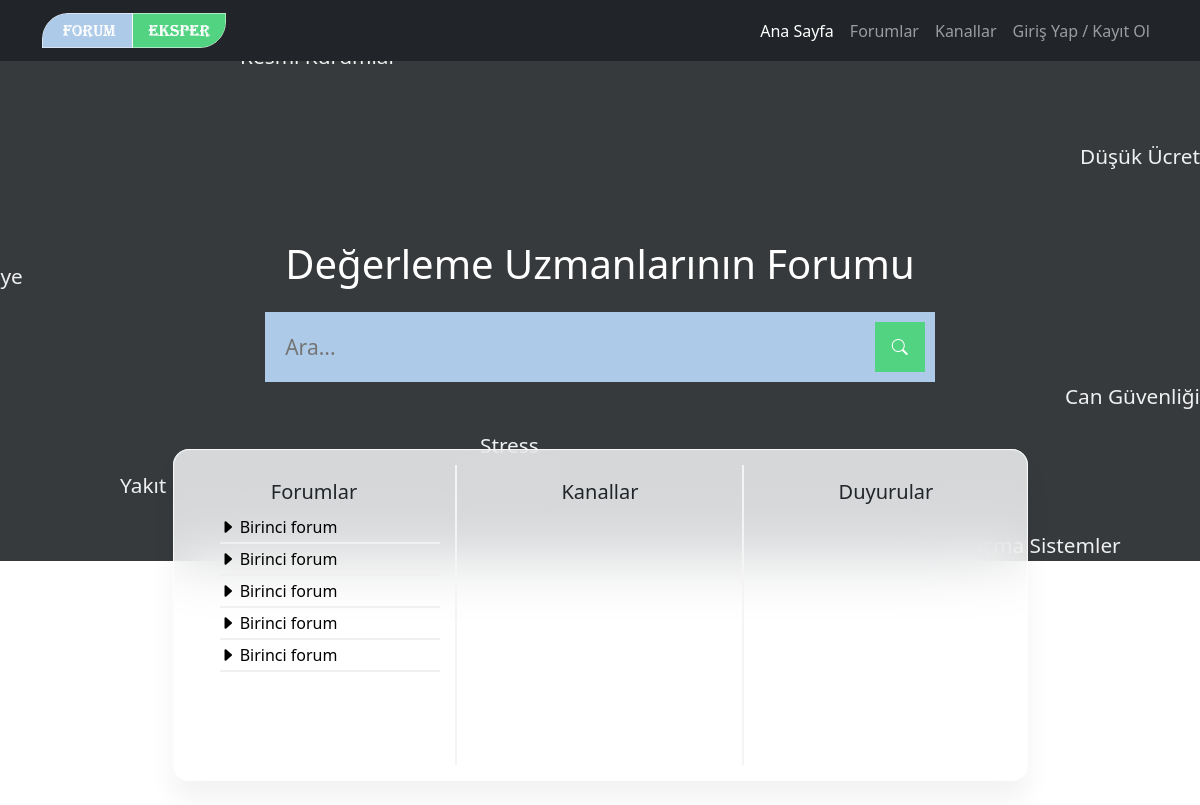
The app's page /, older data.
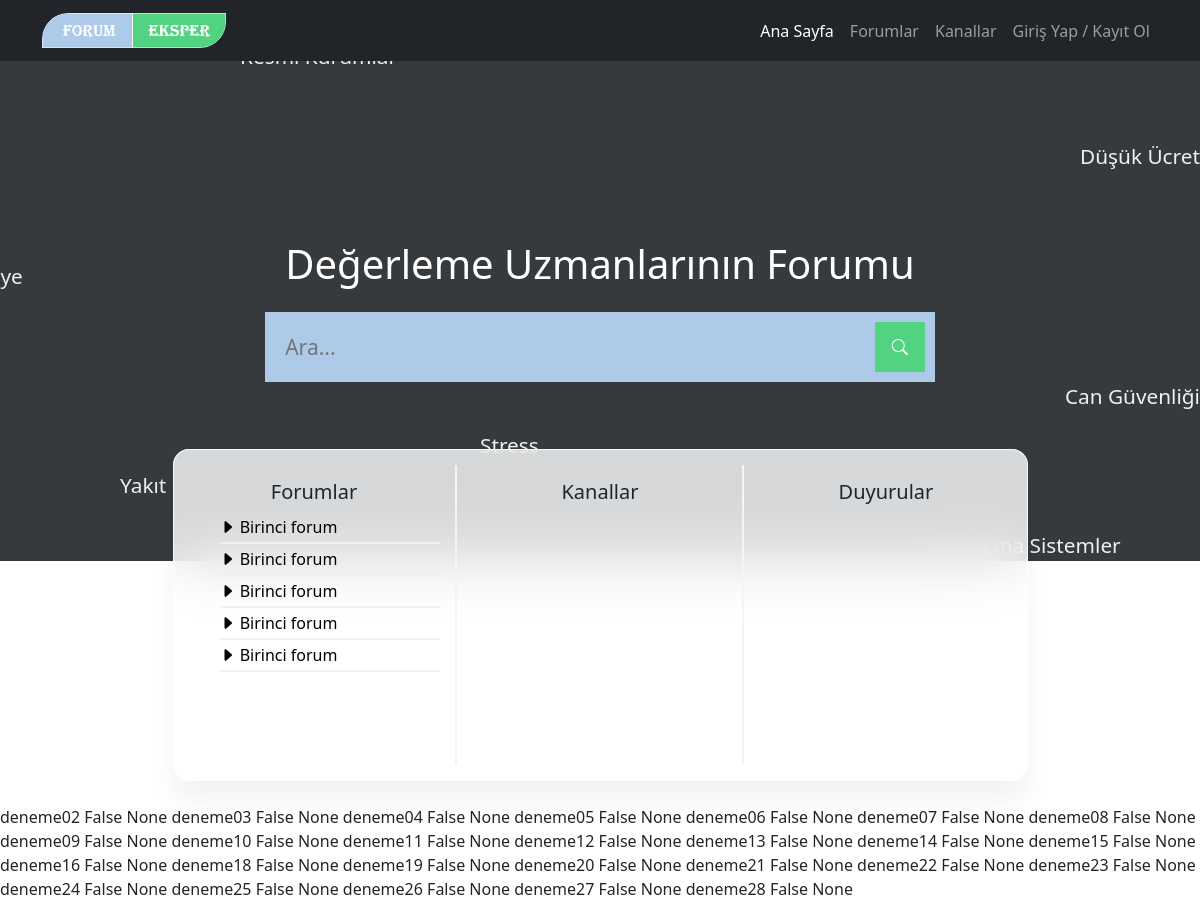
The same page, newer data.
### user_account/models.py (models this page shows, shortened)
class UserProfile(models.Model):
    user = models.ForeignKey(User, on_delete=models.CASCADE)
    first_name = models.CharField(max_length=100)
    last_name = models.CharField(max_length=100)
    email = models.EmailField(max_length=255)
    profile_photo = models.ImageField(upload_to='profile', null=True, blank=True)
    is_email_activation = models.BooleanField(default=False)
    class Meta:
        verbose_name_plural = "1. Kullanıcı Hesapları"
    def last_seen(self):
        return cache.get('seen_%s' % self.user.username)
    def online(self):
        if self.last_seen():
            now = datetime.datetime.now()
            if now > self.last_seen() + datetime.timedelta(
                    seconds=settings.USER_ONLINE_TIMEOUT):
                return False
            else:
                return True
        else:
            return False

### mainpage/views.py (the view)
# urls.py: path('', include('mainpage.urls')),
def mainpage(request):
    profile = UserProfile.objects.all()
    return render(request,'pages/mainpage.html',{'profile':profile})

### templates/pages/mainpage.html (shortened to what this page needs)
{% extends 'layout.html' %}
{% load static %}
{% block mainpage %}
    <main>
        <div class="search-box">
            <div class="container">
                <div class="row">
                    <h1 class="text-white">Değerleme Uzmanlarının Forumu</h1>
                </div>
                <div class="row mt-3">
                    <div class="col-lg-12">
                        <form action="">
                            <div class="search">
                                <input type="text" class="search-input" placeholder="Ara..." name="">
                                <a href="#" class="search-icon">
                                    <i class="bi bi-search"></i>
                                </a>
                            </div>
                        </form>
                    </div>
                </div>
                <div class="shapes">
                    <span>Belediye</span>
                    <span>Yakıt</span>
                    <span>Düşük Ücret</span>
                    <span>Resmi Kurumlar</span>
                    <span>Can Güvenliği</span>
                    <span>Stress</span>
                    <span>Saçma Sistemler</span>
                </div>
            </div>
        </div>
        <section class="pt-3 pb-4" id="count-stats">
            <div class="container">
                <div class="row">
                    <div class="col-lg-9 z-index-2 border-radius-xl mt-n10 mx-auto py-3 blur shadow-blur">
                        <div class="row">
                            <div class="col-md-4 position-relative box">
                                <h5 class="box-title">Forumlar</h5>
                                <ul>
                                    <li><a href=""><i class="bi bi-caret-right-fill"></i> Birinci forum</a></li>
                                    <li><a href=""><i class="bi bi-caret-right-fill"></i> Birinci forum</a></li>
                                    <li><a href=""><i class="bi bi-caret-right-fill"></i> Birinci forum</a></li>
                                    <li><a href=""><i class="bi bi-caret-right-fill"></i> Birinci forum</a></li>
                                    <li><a href=""><i class="bi bi-caret-right-fill"></i> Birinci forum</a></li>
                                </ul>
                            </div>
                            <div class="col-md-4 position-relative box">
                                <h5 class="box-title">Kanallar</h5>
                            </div>
                            <div class="col-md-4 position-relative box">
                                <h5 class="box-title">Duyurular</h5>
                            </div>
                        </div>
                    </div>
                </div>
            </div>
        </section>
        <div>
            {% for p in profile %}
                {{ p.user.username }}
                {{ p.online }}
                {{ p.last_seen }}
            {% endfor %}
        </div>
    </main>
{% endblock %}

### templates/layout.html (shortened to what this page needs)
{% load static %}
<!DOCTYPE html>
<html lang="tr">
<head>
    <link href="https://cdn.jsdelivr.net/npm/bootstrap@5.2.0/dist/css/bootstrap.min.css" rel="stylesheet"
>
    <link rel="stylesheet" href="https://cdn.jsdelivr.net/npm/bootstrap-icons@1.9.1/font/bootstrap-icons.css">
    <link rel="stylesheet" href="{% static 'css/style.css' %}">
</head>
<body>
{% include 'partials/_navbar.html' %}
{% block mainpage %}
{% endblock %}
</body>
</html>

### templates/partials/_navbar.html (shortened to what this page needs)
{% load static %}
<nav class="navbar navbar-dark navbar-expand-lg sticky-top bg-dark text-white">
    <div class="container">
        <a href="/" class="navbar-brand">
            <img src="{% static 'img/logo.png' %}" alt="" width="100%" height="35"/>
        </a>
        <div class="collapse navbar-collapse" id="navbarNavDropdown">
            <ul class="navbar-nav ms-auto">
                <li class="nav-item">
                    <a href="/" class="nav-link active">Ana
                        Sayfa
                    </a>
                </li>
                <li class="nav-item">
                    <a href="/forumlar" class="nav-link">Forumlar</a>
                </li>
                <li class="nav-item">
                    {% if request.user.is_authenticated %}
                        <a href="{% url 'rooms' %}" class="nav-link">Kanallar</a>
                    {% else %}
                        <a href="{% url 'login' %}" class="nav-link">Kanallar</a>
                    {% endif %}
                </li>
                {% if request.user.is_authenticated %}
                    <li class="nav-item">
                        <a href="{% url 'logout' %}" class="nav-link">Çıkış Yap</a>
                    </li>
                {% else %}
                    <li class="nav-item">
                        <a href="{% url 'login' %}" class="nav-link">Giriş Yap / Kayıt Ol</a>
                    </li>
                {% endif %}
            </ul>
        </div>
    </div>
</nav>

### static/css/style.css (style rules this page uses)
body { margin: 0; padding: 0; }
a:link { text-decoration: none; }
li { list-style-type: none; }
.shadow-blur { box-shadow: inset 0 0px 1px 1px rgba(254, 254, 254, 0.9), 0 20px 27px 0 rgba(0, 0, 0, 0.05) !important; }
.border-radius-xl { border-radius: 1rem; }
.z-index-2 { z-index: 2 !important; }
.mx-auto { margin-right: auto !important; margin-left: auto !important; }
.py-3 { padding-top: 1rem !important; padding-bottom: 1rem !important; }
.mt-n10 { margin-top: -8rem !important; }
.blur { box-shadow: inset 0px 0px 2px #fefefed1; -webkit-backdrop-filter: saturate(200%) blur(30px); backdrop-filter: saturate(200%) blur(30px); background-color: rgba(255, 255, 255, 0.8) !important; }
.search-box { width: 100%; height: 500px; background: rgba(33, 37, 41, 0.90); display: flex; justify-content: center; align-items: center; position: relative; overflow: hidden; }
.search-box form { display: flex; justify-content: center; align-items: center; }
.search-box h1 { z-index: 2; text-align: center; }
.search { margin-bottom: auto; height: 70px; background-color: #ADCAE8; padding: 10px; width: 60%; z-index: 2; }
.search-input { color: white; border: 0; outline: 0; background: none; width: 0; margin-top: 5px; caret-color: transparent; line-height: 40px; transition: width 0.4s linear; }
.search .search-input { padding: 0 10px; width: 550px; caret-color: #536bf6; font-size: 21px; font-weight: 300; color: white; transition: width 0.4s linear; }
.search-icon { height: 50px; width: 50px; float: right; display: flex; justify-content: center; align-items: center; color: white; background-color: #52D382; }
.box { padding: 15px; height: 300px; }
.box:first-child { border-right: 2px solid #f4f4f4; }
.box:last-child { border-left: 2px solid #f4f4f4; }
.box ul { display: flex; justify-content: start; flex-direction: column; }
.box ul li { border-bottom: 2px solid #f0f0f0; width: 100%; text-align: start; padding-top: 3px; padding-bottom: 3px; transition: 0.3s; }
.box ul li a { color: black; }
.box-title { text-align: center; }
.shapes span { color: #f0f0f0; font-size: 1.3rem; }
.shapes { width: 100%; top: 0; height: 400px; position: absolute; left: 0; }
.shapes span:first-child { position: absolute; top: 50%; left: -5%; animation: leftRight 15s linear infinite; }
.shapes span:nth-child(2) { position: absolute; bottom: -10%; left: 10%; animation: bottomTop 7s linear infinite; }
.shapes span:nth-child(3) { position: absolute; top: 20%; right: 0; animation: rightLeft 15s linear infinite; }
.shapes span:nth-child(4) { position: absolute; top: -5%; left: 20%; animation: topBottom 7s linear infinite; }
.shapes span:nth-child(5) { position: absolute; top: 80%; right: 0; animation: rightLeft 15s linear infinite; }
.shapes span:nth-child(6) { position: absolute; bottom: 0; left: 40%; animation: bottomTop 7s linear infinite; }
.shapes span:nth-child(8) { position: absolute; bottom: -25%; left: 80%; animation: bottomTop 7s linear infinite; }

Row changes from the older to the newer data that the page shows:
added UserProfile: user.username "deneme02", online "False", last_seen "None"
added UserProfile: user.username "deneme03", online "False", last_seen "None"
added UserProfile: user.username "deneme04", online "False", last_seen "None"
added UserProfile: user.username "deneme05", online "False", last_seen "None"
added UserProfile: user.username "deneme06", online "False", last_seen "None"
added UserProfile: user.username "deneme07", online "False", last_seen "None"
added UserProfile: user.username "deneme08", online "False", last_seen "None"
added UserProfile: user.username "deneme09", online "False", last_seen "None"
added UserProfile: user.username "deneme10", online "False", last_seen "None"
added UserProfile: user.username "deneme11", online "False", last_seen "None"
added UserProfile: user.username "deneme12", online "False", last_seen "None"
added UserProfile: user.username "deneme13", online "False", last_seen "None"
added UserProfile: user.username "deneme14", online "False", last_seen "None"
added UserProfile: user.username "deneme15", online "False", last_seen "None"
added UserProfile: user.username "deneme16", online "False", last_seen "None"
added UserProfile: user.username "deneme18", online "False", last_seen "None"
added UserProfile: user.username "deneme19", online "False", last_seen "None"
added UserProfile: user.username "deneme20", online "False", last_seen "None"
added UserProfile: user.username "deneme21", online "False", last_seen "None"
added UserProfile: user.username "deneme22", online "False", last_seen "None"
added UserProfile: user.username "deneme23", online "False", last_seen "None"
added UserProfile: user.username "deneme24", online "False", last_seen "None"
added UserProfile: user.username "deneme25", online "False", last_seen "None"
added UserProfile: user.username "deneme26", online "False", last_seen "None"
added UserProfile: user.username "deneme27", online "False", last_seen "None"
added UserProfile: user.username "deneme28", online "False", last_seen "None"
